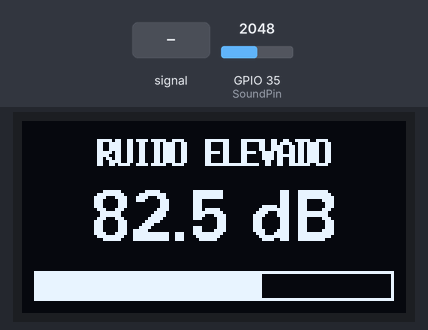
This sketch was run on a simulated ESP32. Shown: 128×64 one-colour display. The test bench sets the inputs (shaded band); at power-on: GPIO 35 (SoundPin) = 2048. WiFi joins after 1.5 s; servers stay silent unless stated; random numbers use the default seed unless the sketch sets one; no MQTT or app messages arrive unless stated; what the sketch prints to the serial monitor is not drawn.

Above: at 6.2 s.
6.3 s: GPIO 35 (SoundPin) fed a 200 Hz sine of ±1023 counts around its level
At 7.5 s:
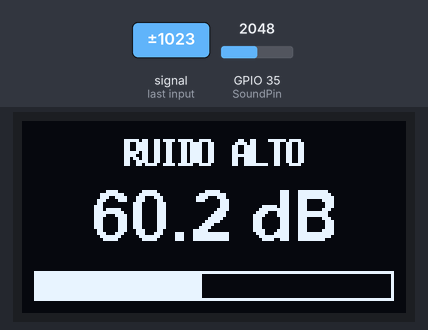
9.3 s: GPIO 35 (SoundPin) set to 3603
At 10.8 s:
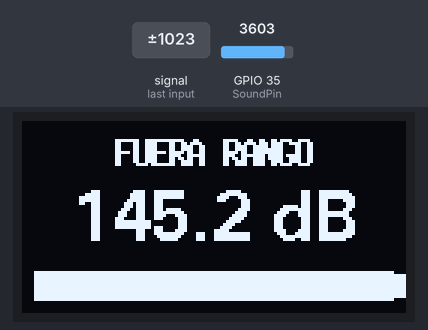
11.1 s: GPIO 35 (SoundPin) set to 491
At 12.3 s:
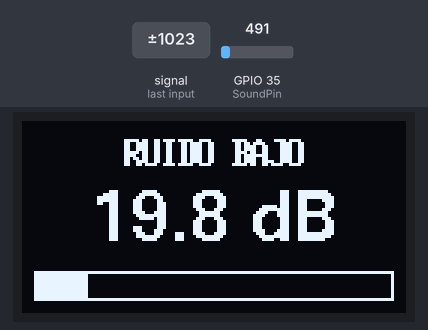
12.6 s: GPIO 35 (SoundPin) fed a 200 Hz sine of ±327 counts around its level
At 14.0 s:
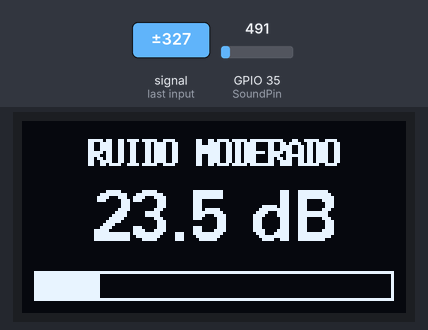
15.6 s: GPIO 35 (SoundPin) set to 90
At 16.2 s:
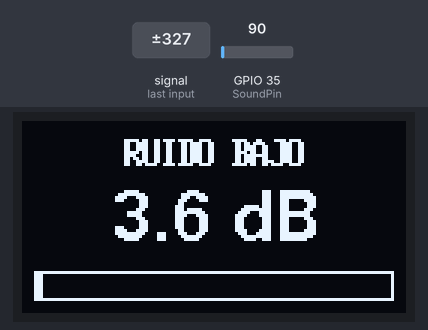
17.1 s: GPIO 35 (SoundPin) set to 2047
At 17.5 s:
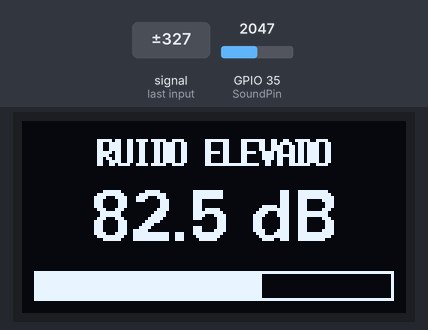
Timing chart, 0 to 19.6 s (numbered marks = the images above; inputs shaded):
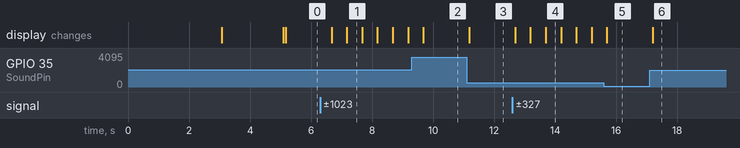

The sketch:

Maca_IoT.ino
```cpp
#include <Wire.h>
#include <WiFi.h>
#include <PubSubClient.h>
#include <U8g2lib.h>
#include <Arduino.h>

// ======================= ATENCIÓN =======================
// Cada placa debe tener un nombre ÚNICO en la variable Nombre_Esp32.
// Modifica el nombre antes de cargar el programa en la placa.
// =========================================================

String Nombre_Esp32 = "Bloque1-120"; // Cambiar nombre para cada placa

// Datos de red WiFi
const char* ssid = "Admin";
const char* password = "aD.*/i6t";

// Datos MQTT
const char *mqtt_server = "207.180.207.150"; //vps.macatdea.com
const int mqtt_port = 1883;
const char *mqtt_user = "web_iot_cliente";
const char *mqtt_pass = "Maca2025TdeA+";

// Datos Suscripcion a MQTT
const String Topic_Init = "Maca";
const String DataOut = "/DataOut";
//TOPIC  Maca/DataOut/#

WiFiClient espClient;
PubSubClient client(espClient);

// Configura la pantalla OLED - Display U8g2 (para SH1106 a 128x64)
U8G2_SH1106_128X64_NONAME_F_HW_I2C u8g2(U8G2_R0, /* reset=*/ U8X8_PIN_NONE);

// Configuración del sensor
#define SoundPin 35
#define VREF 3.3
// Factor de conversión para el sensor SEN0232
float factor = 50.0; // Ajusta el valor si es necesario

// Timers
unsigned long lastDisplayUpdate = 0;
unsigned long lastSerialUpdate = 0;
unsigned long lastMqttPublish = 0;

float Nivel_Dba = 0;
String Mensaje_Alerta = "";

void setup_wifi();
void reconnect();
void actualizarDisplay();
void calcularNivel();

void setup() {
  Serial.begin(115200);
  setup_wifi();
  client.setServer(mqtt_server, mqtt_port);

  delay(1500);

  Serial.println();
  Serial.print("La direccion MAC de la placa es: ");
  Serial.println(WiFi.macAddress());

  // Inicializar la pantalla
  u8g2.begin();
  u8g2.clearBuffer();
  u8g2.setFont(u8g2_font_ncenB14_tr); // u8g2.setFont(u8g2_font_fub30_tr);   Fuente más grande
  u8g2.drawStr(28, 32, "MACA");  // u8g2.drawStr(10, 40, "MACA");    Ajustar posición X,Y
  u8g2.sendBuffer();
  delay(2000);
  u8g2.clearBuffer();
  u8g2.sendBuffer();
}

void loop() {
  if (!client.connected()) {  //Verificar si el ESP32 sigue conectado al broker MQTT
    reconnect();  //Si se cae el MQTT, se vuelve a conectar.
  }
  client.loop();  //Mantiene la conexión activa - servicio MQTT

  unsigned long now = millis();

  // Refrescar pantalla cada 0.5 segundos
  if (now - lastDisplayUpdate > 500) {
    lastDisplayUpdate = now;
    calcularNivel();
    actualizarDisplay();
  }

  // Mostrar en Serial cada 2 segundo
  if (now - lastSerialUpdate > 2000) {
    lastSerialUpdate = now;
    Serial.print("Nivel de sonido: ");
    Serial.print(Nivel_Dba, 1);
    Serial.println(" DB");
  }

  // Publicar en MQTT cada  1min = 60000, 5 min=300000
  if (now - lastMqttPublish > 1000) {
    lastMqttPublish = now;

    String StrMsg = String(Nombre_Esp32) + "@" + String(Nivel_Dba, 2) + "@" + String(Mensaje_Alerta);
    int str_len = StrMsg.length() + 1;
    char char_Msg[str_len];
    StrMsg.toCharArray(char_Msg, str_len);

    Serial.print("Dato enviado al Broker: ");
    Serial.println(StrMsg);

    String StrTopic = Topic_Init + DataOut;
    str_len = StrTopic.length() + 1;
    char char_Topic[str_len];
    StrTopic.toCharArray(char_Topic, str_len);

    client.publish(char_Topic, char_Msg);
  }
}

void calcularNivel() {
  float voltageValue = analogRead(SoundPin) / 4095.0 * VREF;
  Nivel_Dba = voltageValue * factor;

  if (Nivel_Dba <= 20) {
    Mensaje_Alerta = "RUIDO BAJO";
  } else if (Nivel_Dba <= 40) {
    Mensaje_Alerta = "RUIDO MODERADO";
  } else if (Nivel_Dba <= 60) {
    Mensaje_Alerta = "RUIDO NORMAL";
  } else if (Nivel_Dba <= 80) {
    Mensaje_Alerta = "RUIDO ALTO";
  } else if (Nivel_Dba <= 100) {
    Mensaje_Alerta = "RUIDO ELEVADO";
  } else if (Nivel_Dba <= 120) {
    Mensaje_Alerta = "RUIDO DAÑINO";
  } else if (Nivel_Dba <= 130) {
    Mensaje_Alerta = "RUIDO EXTREMO";
  } else {
    Mensaje_Alerta = "FUERA RANGO";
  }
}

void actualizarDisplay() {
  u8g2.clearBuffer();

  // Mensaje Alerta
  u8g2.setFont(u8g2_font_6x13B_tf);
  uint16_t textWidth = u8g2.getStrWidth(Mensaje_Alerta.c_str());
  u8g2.drawStr((128 - textWidth) / 2, 15, Mensaje_Alerta.c_str());

  // Nivel dB
  u8g2.setFont(u8g2_font_fub17_tr);
  String Nivel_DbaStr = String(Nivel_Dba, 1) + " dB";
  textWidth = u8g2.getStrWidth(Nivel_DbaStr.c_str());
  u8g2.drawStr((128 - textWidth) / 2, 40, Nivel_DbaStr.c_str());

  // Barra de progreso
  int progress = map(Nivel_Dba, 0, 130, 0, 120); // Mapea a 120px de ancho
  u8g2.drawFrame(4, 50, 120, 10); // Marco
  u8g2.drawBox(5, 51, progress, 8); // Barra

  u8g2.sendBuffer();
}

void setup_wifi() {
  delay(10); //espera de 10 milisegundos
  Serial.println();
  Serial.print("Conectando a ");
  Serial.println(ssid);

  WiFi.begin(ssid, password); // conexion a wifi

  while (WiFi.status() != WL_CONNECTED) {
    delay(500);  // espera medio segundo para reconectarse
    Serial.print(".");
  }

  Serial.println();
  Serial.println("Conectado a red WiFi!");
  Serial.println("Dirección IP: ");
  Serial.println(WiFi.localIP());
}

void reconnect() {  // reconectar al mqtt
  while (!client.connected()) {
    Serial.print("Intentando conexión MQTT...");
    String clientId = "esp32_";
    clientId += String(random(0xffff), HEX); // id unico
    if (client.connect(clientId.c_str(), mqtt_user, mqtt_pass)) {
      Serial.println("Conectado!");
      String StrTopic = Topic_Init + "//DataIn";
      client.subscribe(StrTopic.c_str());
    } else {
      Serial.print("falló, rc=");
      Serial.print(client.state());
      Serial.println(" intentando de nuevo en 5 segundos");
      delay(5000);
    }
  }
}
```

Measured:
- after the input at 6.3 s, the display: first changes after 0.37 s (image 1 shows a later state)
- after the input at 11.1 s, the display: changes after 0.08 s (image 3)
- after the input at 12.6 s, the display: first changes after 0.09 s (image 4 shows a later state)
- after the input at 17.1 s, the display: changes after 0.10 s (image 6)
- what the display in image 1 shows lasts 0.5 s, from 7.2 s to 7.7 s
